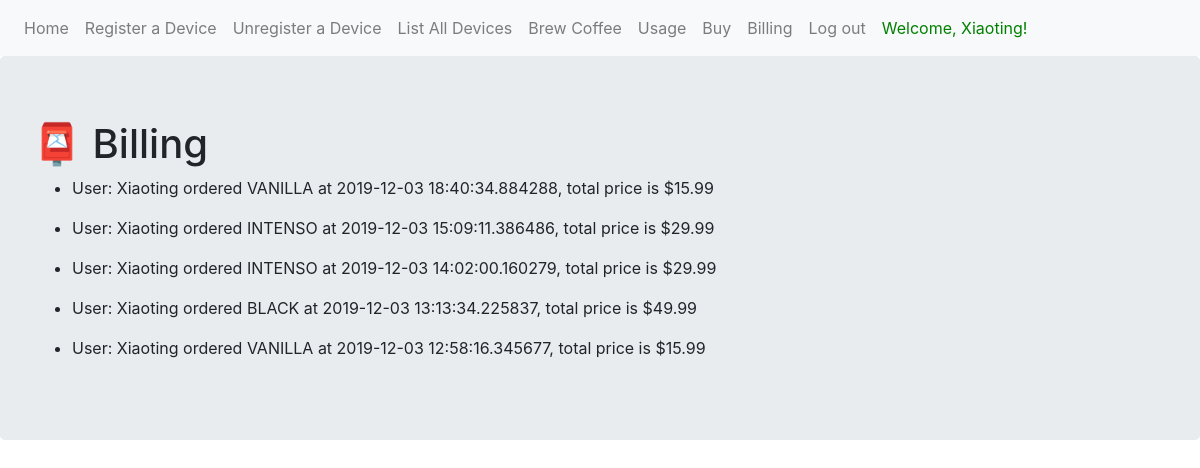
The app's page /products/billing (signed in) with its own data.
### myproject/models.py (models this page shows, shortened)
class User(db.Model, UserMixin):
    __tablename__ = 'users'
    id = db.Column(db.Integer, primary_key = True)
    email = db.Column(db.String(64), unique=True, index=True)
    username = db.Column(db.String(64), unique=True, index=True)
    address = db.Column(db.String(512), index=True)
    password_hash = db.Column(db.String(128))

class Order(db.Model):
    __tablename__ = 'orders'
    id = db.Column(db.Integer, primary_key=True)
    order_time = db.Column(db.DateTime)
    user_id = db.Column(db.Integer, db.ForeignKey("users.id"))
    product_id = db.Column(db.Integer, db.ForeignKey("products.id"))
    quantity = db.Column(db.Integer)
    order_price = db.Column(db.Float)
    def __repr__(self):
        product = Product.query.get(self.product_id)
        user = User.query.get(self.user_id)
        return "User: {} ordered {} at {}, total price is ${}".format(user.username, product.product_name, self.order_time, self.order_price)

class Product(db.Model):
    __tablename__ = 'products'
    id = db.Column(db.Integer, primary_key=True)
    product_name = db.Column(db.String(128))
    capsule_quantity = db.Column(db.Integer)
    price = db.Column(db.Float)

### myproject/products/views.py (the view)
@login_required
@products_blueprint.route('/billing')
def billing():
    orders = Order.query.order_by(Order.order_time.desc()).all()
    return render_template('billing.html', orders=orders)

### myproject/models.py (called while the page is built)
@login_manager.user_loader
def load_user(user_id):
    return User.query.get(user_id)

### myproject/products/templates/products/billing.html
{% extends "base.html" %}
{% block content %}
<div class="jumbotron">
  <h1>&#128238; Billing</h1>
  <ul>
    {% for order in orders  %}
    <li>
      <p> {{order}} </p>
    </li>
    {% endfor %}
  </ul>
</div>
{% endblock %}

### myproject/templates/base.html (shortened to what this page needs)
<!DOCTYPE html>
<html lang="en" dir="ltr">
  <head>
    <link rel="stylesheet" href="https://maxcdn.bootstrapcdn.com/bootstrap/4.0.0/css/bootstrap.min.css">
  </head>
  <body>
    <nav class="navbar navbar-expand-lg navbar-light bg-light">
    <div class="navbar-nav">
      <a class="nav-item nav-link" href="{{ url_for('index') }}">Home</a>
      {% if current_user.is_authenticated %}
      <a class="nav-item nav-link" href="{{ url_for('devices.register') }}">Register a Device</a>
      <a class="nav-item nav-link" href="{{ url_for('devices.unregister') }}">Unregister a Device</a>
      <a class="nav-item nav-link" href="{{ url_for('devices.list') }}">List All Devices</a>
      <a class="nav-item nav-link" href="{{ url_for('brew.brew') }}">Brew Coffee</a>
      <a class="nav-item nav-link" href="{{ url_for('brew.usage') }}">Usage</a>
      <a class="nav-item nav-link" href="{{ url_for('products.buy') }}">Buy</a>
      <a class="nav-item nav-link" href="{{ url_for('products.billing') }}">Billing</a>
      <a class="nav-item nav-link" href="{{ url_for('login.logout') }}">Log out</a>
      <a class="nav-item nav-link" }}> <font color="green"> Welcome, {{current_user.username}}!</font> </a>
      {% endif %}
    </div>
</nav>
    {% block content %}
    {% endblock %}
  </body>
</html>

### records on screen
User: username "Xiaoting"
Order: product+user+order_time "User: Xiaoting ordered VANILLA at 2019-12-03 18:40:34.884288, total price is $15.99"
Order: product+user+order_time "User: Xiaoting ordered INTENSO at 2019-12-03 15:09:11.386486, total price is $29.99"
Order: product+user+order_time "User: Xiaoting ordered INTENSO at 2019-12-03 14:02:00.160279, total price is $29.99"
Order: product+user+order_time "User: Xiaoting ordered BLACK at 2019-12-03 13:13:34.225837, total price is $49.99"
Order: product+user+order_time "User: Xiaoting ordered VANILLA at 2019-12-03 12:58:16.345677, total price is $15.99"
